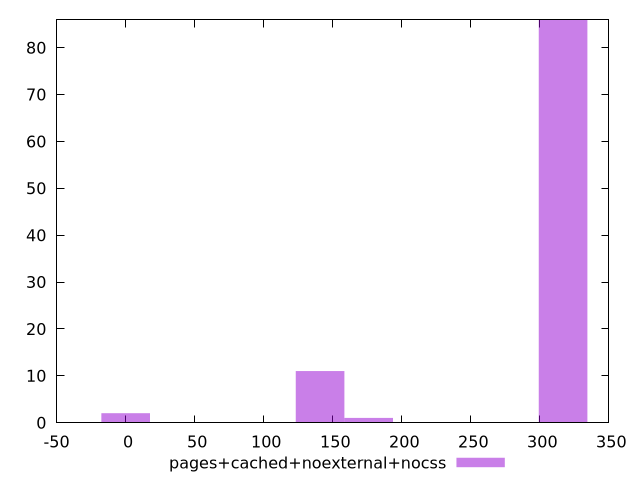

The script that saved this image:
$_pagesCachedNoexternalNocss <<EOF
316.8192549084832 86
140.80855773710363 11
0 2
176.01069717137955 1
EOF
set key outside below
set terminal pngcairo
set output "report_00005_2020-11-02T22-26-11.212Z/uses-http2/pages+cached+noexternal+nocss//raw_hist.png"
set yrange [0:86]
set boxwidth 35.20213943427591
set style fill transparent solid 0.5 noborder
plot $_pagesCachedNoexternalNocss title "pages+cached+noexternal+nocss" with boxes ,
